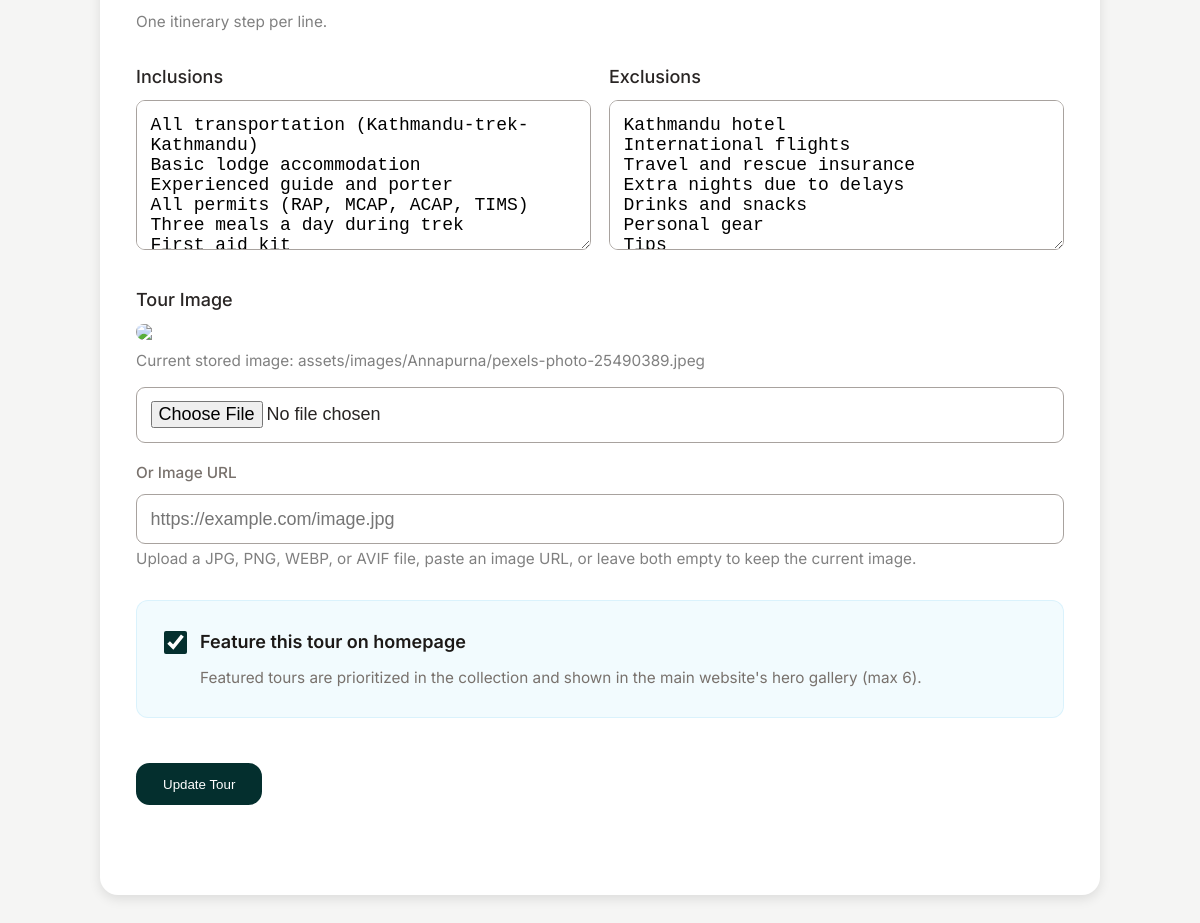
The app's page /admin/tour_form.php?id=4 (signed in, lower part), older data.
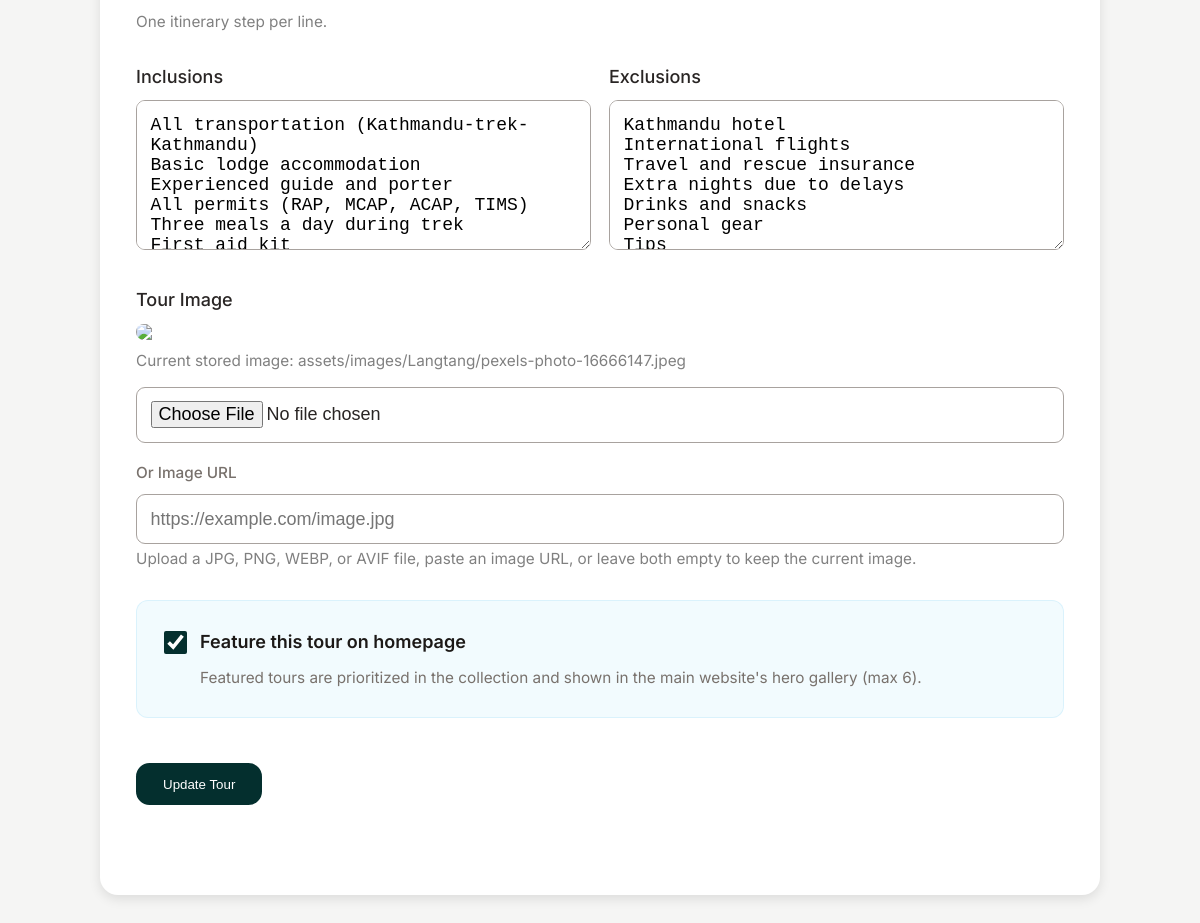
The same page, newer data.
### tables this page shows
CREATE TABLE `tours` (
  `id` int(11) NOT NULL AUTO_INCREMENT,
  `title` varchar(255) NOT NULL,
  `location` varchar(255) NOT NULL,
  `price` decimal(10,2) NOT NULL,
  `duration` varchar(50) NOT NULL,
  `description` text DEFAULT NULL,
  `category` varchar(50) DEFAULT NULL,
  `difficulty` varchar(50) DEFAULT NULL,
  `max_group` int(11) DEFAULT NULL,
  `highlights` text DEFAULT NULL,
  `image` varchar(255) DEFAULT NULL,
  `best_season` varchar(50) DEFAULT NULL,
  `altitude_max` int(11) DEFAULT NULL,
  `permit_requirements` text DEFAULT NULL,
  `itinerary` text DEFAULT NULL,
  `inclusions` text DEFAULT NULL,
  `exclusions` text DEFAULT NULL,
  `is_featured` tinyint(1) DEFAULT 0,
  `created_by` int(11) DEFAULT NULL,
  `created_at` datetime DEFAULT current_timestamp(),
  PRIMARY KEY (`id`)
);

### helpers/functions.php (called while the page is built, shortened)
<?php
function e($string) {
    return htmlspecialchars($string, ENT_QUOTES, 'UTF-8');
}
    ob_start(); ?>
    <?php
function get_tour_image($tour) {
    $storedImage = trim((string)($tour['image'] ?? ''));
    if ($storedImage !== '') {
        $relativeImage = ltrim(str_replace('\\', '/', $storedImage), '/');
        $projectPath = __DIR__ . '/../' . $relativeImage;
    }
    if ($storedImage !== '') {
        $uploadPath = __DIR__ . '/../public/uploads/' . $storedImage;
    }
    if (!empty($tour['location'])) {
        $location = trim($tour['location']);
        $folderName = preg_replace('/ (Valley|Region|District)$/i', '', $location);
        $folderMap = [
            'Rara Lake' => 'Rara',
            'Kathmandu' => 'kathmandu'
        ];
        $finalFolder = isset($folderMap[$folderName]) ? $folderMap[$folderName] : $folderName;
        $imagesDir = __DIR__ . '/../assets/images/' . $finalFolder;
    }
    $cat = isset($tour['category']) ? strtolower($tour['category']) : 'trekking';
    $stockMap = [
        'trekking' => 'https://images.unsplash.com/photo-1544735716-392fe2489ffa?w=800&q=80',
        'cultural' => 'https://images.unsplash.com/photo-1585409677983-0f6c41ca9c3b?w=800&q=80',
        'culture' => 'https://images.unsplash.com/photo-1585409677983-0f6c41ca9c3b?w=800&q=80',
        'adventure' => 'https://images.unsplash.com/photo-1506905925346-21bda4d32df4?w=800&q=80',
        'wellness' => 'https://images.unsplash.com/photo-1506126613408-eca07ce68773?w=800&q=80',
        'family' => 'https://images.unsplash.com/photo-1533130061792-64b345e4a833?w=800&q=80',
        'luxury' => 'https://images.unsplash.com/photo-1571896349842-33c89424de2d?w=800&q=80',
        'photography' => 'https://images.unsplash.com/photo-1452421822248-d4c2b47f0c81?w=800&q=80',
        'weekend' => 'https://images.unsplash.com/photo-1506905925346-21bda4d32df4?w=800&q=80',
        'budget' => 'https://images.unsplash.com/photo-1544735716-392fe2489ffa?w=800&q=80'
    ];
    return $stockMap[$cat] ?? $stockMap['trekking'];
}

### admin/tour_form.php (the view, shortened to what the changed rows need)
<?php
require_once '../helpers/functions.php';
$tour = null;
if (isset($_GET['id'])) {
    $id = $_GET['id'];
    $stmt = $pdo->prepare("SELECT * FROM tours WHERE id = :id");
    $stmt->execute(['id' => $id]);
    $tour = $stmt->fetch();
}
?>
<!DOCTYPE html>
<html lang="en">
<head>
    <link rel="stylesheet" href="../assets/css/style.css">
    <link rel="stylesheet" href="../assets/css/admin.css">
</head>
<body class="page-body">
    <?php
        include '../includes/header.php';
    ?>
    <div class="admin-container" style="margin-top: -2rem; position: relative; z-index: 10; padding-bottom: 5rem;">
        <form action="process_tour.php" method="POST" enctype="multipart/form-data">
            <div class="form-row">
                <div class="form-group form-col">
                    <label class="form-label">Inclusions</label>
                    <textarea name="inclusions" class="form-textarea" placeholder="One included item per line"><?php echo $tour ? e($tour['inclusions'] ?? '') : ''; ?></textarea>
                </div>
                <div class="form-group form-col">
                    <label class="form-label">Exclusions</label>
                    <textarea name="exclusions" class="form-textarea" placeholder="One excluded item per line"><?php echo $tour ? e($tour['exclusions'] ?? '') : ''; ?></textarea>
                </div>
            </div>
            <div class="form-group">
                <label class="form-label">Tour Image</label>
                <?php if($tour && $tour['image']): ?>
                    <?php
                        $previewImg = $tour['image'];
                        $displayImg = get_tour_image($tour);
                    ?>
                    <img src="<?php echo e($displayImg); ?>" class="image-preview" id="image-preview">
                    <small class="help-text" style="display: block; margin-bottom: 0.75rem;">Current stored image: <?php echo e($previewImg); ?></small>
                <?php else: ?>
                    <img src="" class="image-preview" id="image-preview" style="display: none;">
                <?php endif; ?>
                <input type="file" name="image" class="form-input" accept="image/jpeg,image/png,image/webp,image/avif" id="image-file-input">
                <div class="url-input-container">
                    <label class="url-label">Or Image URL</label>
                    <input type="url" name="image_url" class="form-input" placeholder="https://example.com/image.jpg" value="<?php echo ($tour && filter_var($tour['image'] ?? '', FILTER_VALIDATE_URL)) ? e($tour['image']) : ''; ?>" id="image-url-input">
                </div>
                <small class="help-text">Upload a JPG, PNG, WEBP, or AVIF file, paste an image URL, or leave both empty to keep the current image.</small>
            </div>
            <div class="form-group featured-box">
                <label class="featured-label">
                    <input type="checkbox" name="is_featured" value="1" <?php echo ($tour && ($tour['is_featured'] ?? 0) == 1) ? 'checked' : ''; ?> class="featured-checkbox">
                    <span>Feature this tour on homepage</span>
                </label>
            </div>
        </form>
    </div>
</body>
</html>

Row changes from the older to the newer data that the page shows:
changed tours: image "assets/images/Annapurna/pexels-photo-25490389.jpeg" → "assets/images/Langtang/pexels-photo-16666147.jpeg"
